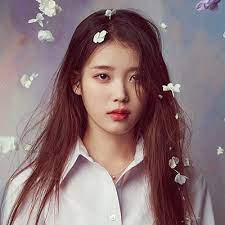
#> input picture exam_cv/iu.jpg, 225 x 225 px
$ python exam_cv_02.py
#> lines starting #> are read from the running program, lines starting #| are printed output that depends on the picture; after the words box and inside, x2 and y2 are one past the last pixel; in counts of white or black regions, pixels touching at a corner belong together
import numpy as py
import cv2 as cv

img = cv.imread("iu.jpg")
#> img is the input picture: shape (225, 225, 3); mean B, G, R 118.9, 116.2, 139.1

height = img.shape[0]
#> height = 225
width = img.shape[1]
#> width = 225

for y in range(0,height):
    img.itemset(y, int(width / 2), 0, 0)
    img.itemset(y, int(width / 2), 1, 0)
    img.itemset(y, int(width / 2), 2, 255)
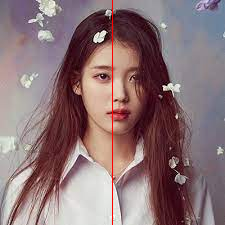
#> img: shape (225, 225, 3); 0.44% of pixels changed, all inside (x1, y1, x2, y2) = (112, 0, 113, 225)
for x in range(0, width):
    img.itemset(int(height / 2), x, 0, 255)
    img.itemset(int(height / 2), x, 1, 0)
    img.itemset(int(height / 2), x, 2, 0)
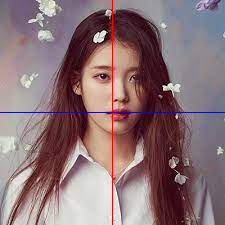
#> img: shape (225, 225, 3); 0.44% of pixels changed, all inside (x1, y1, x2, y2) = (0, 112, 225, 113)

cv.imshow('win', img)

cv.waitKey(0)
